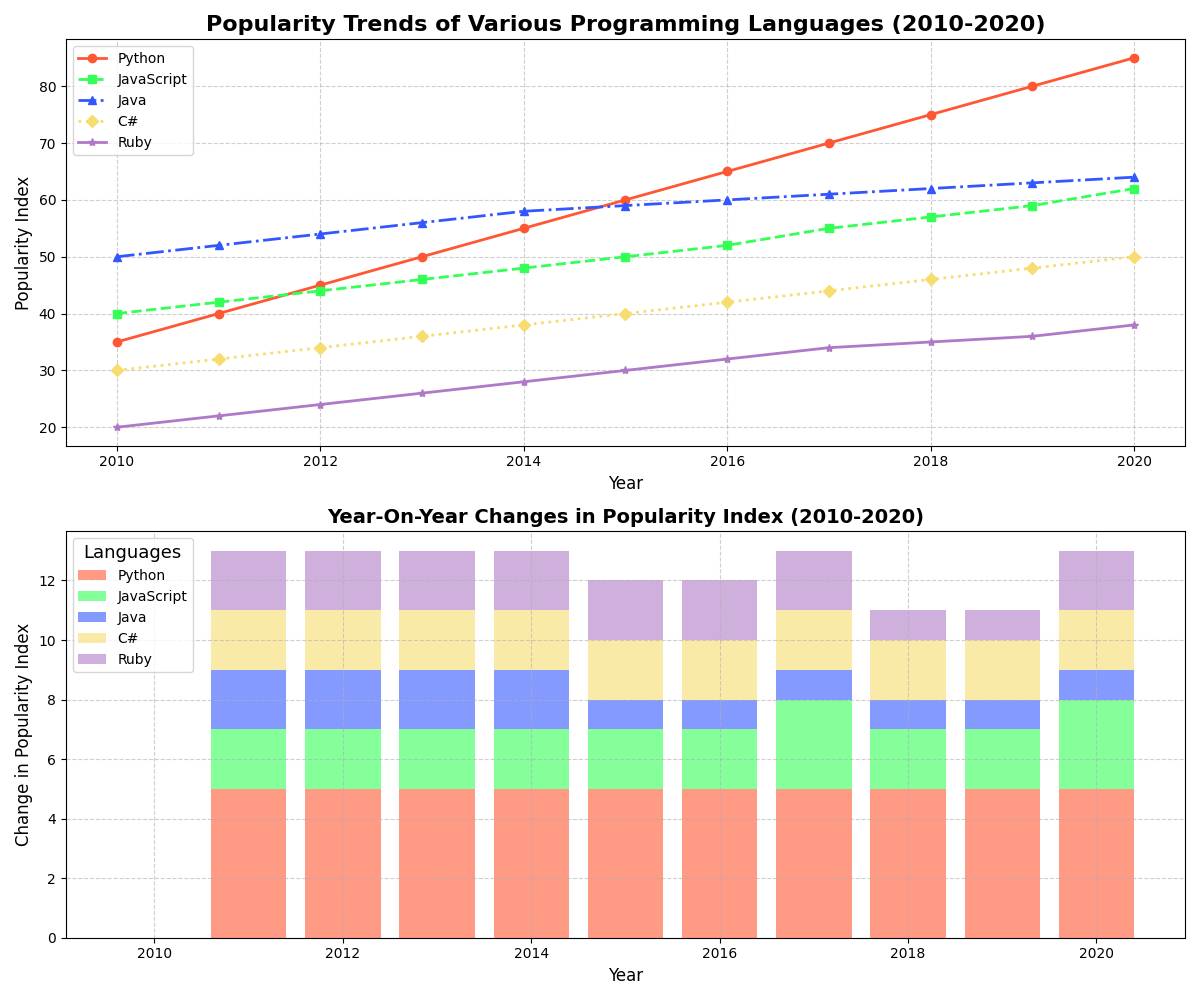

Recreate this plot in Python.
import matplotlib.pyplot as plt
import numpy as np

years = np.arange(2010, 2021)

python_popularity = np.array([35, 40, 45, 50, 55, 60, 65, 70, 75, 80, 85])
javascript_popularity = np.array([40, 42, 44, 46, 48, 50, 52, 55, 57, 59, 62])
java_popularity = np.array([50, 52, 54, 56, 58, 59, 60, 61, 62, 63, 64])
csharp_popularity = np.array([30, 32, 34, 36, 38, 40, 42, 44, 46, 48, 50])
ruby_popularity = np.array([20, 22, 24, 26, 28, 30, 32, 34, 35, 36, 38])

fig, axes = plt.subplots(2, 1, figsize=(12, 10))

# New colors applied here
axes[0].plot(years, python_popularity, label='Python', color='#FF5733', marker='o', linestyle='-', linewidth=2)
axes[0].plot(years, javascript_popularity, label='JavaScript', color='#33FF57', marker='s', linestyle='--', linewidth=2)
axes[0].plot(years, java_popularity, label='Java', color='#3357FF', marker='^', linestyle='-.', linewidth=2)
axes[0].plot(years, csharp_popularity, label='C#', color='#F7DC6F', marker='D', linestyle=':', linewidth=2)
axes[0].plot(years, ruby_popularity, label='Ruby', color='#AF7AC5', marker='*', linestyle='-', linewidth=2)

axes[0].set_title('Popularity Trends of Various Programming Languages (2010-2020)', fontsize=16, fontweight='bold')
axes[0].set_xlabel('Year', fontsize=12)
axes[0].set_ylabel('Popularity Index', fontsize=12)
axes[0].legend(loc='upper left', fontsize=10)
axes[0].grid(True, linestyle='--', alpha=0.6)

python_diff = np.diff(python_popularity, prepend=python_popularity[0])
javascript_diff = np.diff(javascript_popularity, prepend=javascript_popularity[0])
java_diff = np.diff(java_popularity, prepend=java_popularity[0])
csharp_diff = np.diff(csharp_popularity, prepend=csharp_popularity[0])
ruby_diff = np.diff(ruby_popularity, prepend=ruby_popularity[0])

# New colors for bars
axes[1].bar(years, python_diff, label='Python', color='#FF5733', alpha=0.6)
axes[1].bar(years, javascript_diff, label='JavaScript', color='#33FF57', alpha=0.6, bottom=python_diff)
axes[1].bar(years, java_diff, label='Java', color='#3357FF', alpha=0.6, bottom=python_diff + javascript_diff)
axes[1].bar(years, csharp_diff, label='C#', color='#F7DC6F', alpha=0.6, bottom=python_diff + javascript_diff + java_diff)
axes[1].bar(years, ruby_diff, label='Ruby', color='#AF7AC5', alpha=0.6, bottom=python_diff + javascript_diff + java_diff + csharp_diff)

axes[1].set_title('Year-On-Year Changes in Popularity Index (2010-2020)', fontsize=14, fontweight='bold')
axes[1].set_xlabel('Year', fontsize=12)
axes[1].set_ylabel('Change in Popularity Index', fontsize=12)
axes[1].grid(True, linestyle='--', alpha=0.6)
axes[1].legend(loc='upper left', fontsize=10, title="Languages", title_fontsize='13')

plt.tight_layout()
plt.show()
